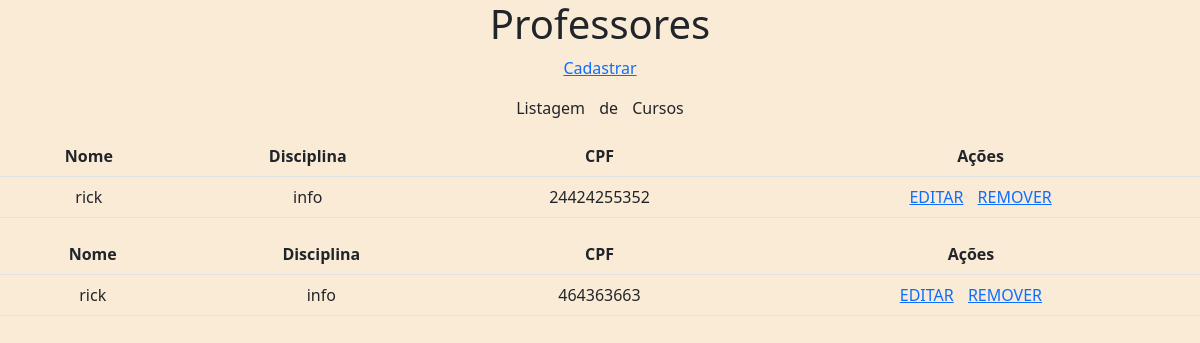
Before: /professor/ with the older database file.
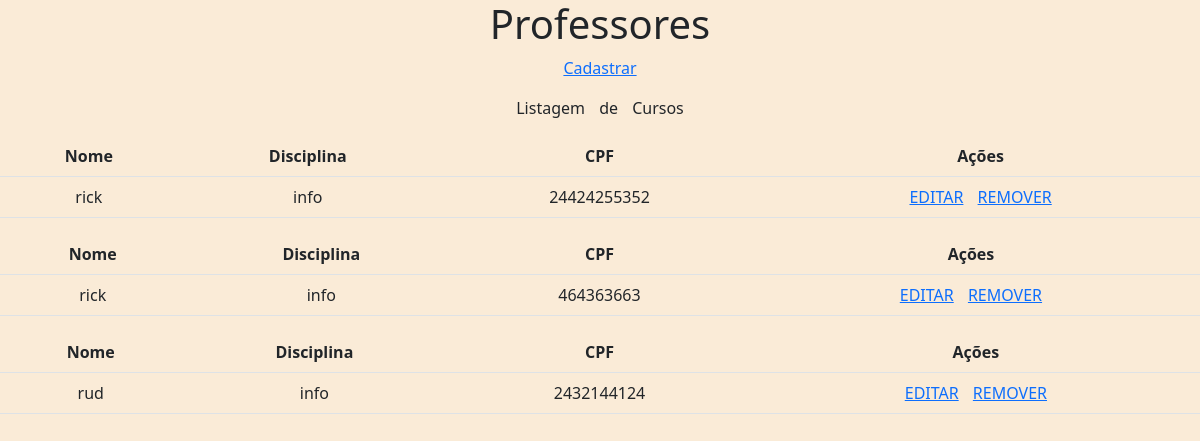
After: the same page with the newer database file.
### core/models.py (models this page shows)
class Professor(models.Model):
    nome = models.CharField('Nome', max_length=100)
    disciplina = models.CharField('Disciplina', max_length=50)
    cpf = models.IntegerField('CPF', max_length=11)

### core/views.py (the view)
# urls.py: path('professor/', listar_professores, name='listar_professor'),
def listar_professores(request):
    professores = Professor.objects.all()
    contexto = {
        'todos_professores': professores
    }
    return render(request, 'professor.html', contexto)

### templates/professor.html (shortened to what this page needs)
<!DOCTYPE html>
<html lang="en">
<head>
    <link href="https://cdn.jsdelivr.net/npm/bootstrap@5.2.0/dist/css/bootstrap.min.css" rel="stylesheet">
</head>
<body>
    <h1>Professores</h1>
    <p><a href="{% url 'cadastrar_professor' %}">Cadastrar</a></p>
    <p>Listagem de Cursos</p>
    {% for professor in todos_professores %}
    <table class="table">
        <thead>
          <tr>
            <th scope="col">Nome</th>
            <th scope="col">Disciplina</th>
            <th scope="col">CPF</th>
            <th scope="col">Ações</th>
          </tr>
        </thead>
        <tbody>
          <tr>
            <td>{{professor.nome}} </td>
            <td>{{professor.disciplina}}</td>
            <td>{{professor.cpf}}</td>
            <td> <a href="{% url 'editar_professor' professor.id%}">EDITAR</a>
                <a href="{% url 'remover_professor' professor.id%}">REMOVER</a></td>
          </tr>
        </tbody>
      </table>
    {% empty %}
    <p> não existem cursos cadastrados</p>
    {% endfor %}
</body>
</html>

Changed rows visible on the page:
added Professor: nome "rud", disciplina "info", cpf "2432144124"
